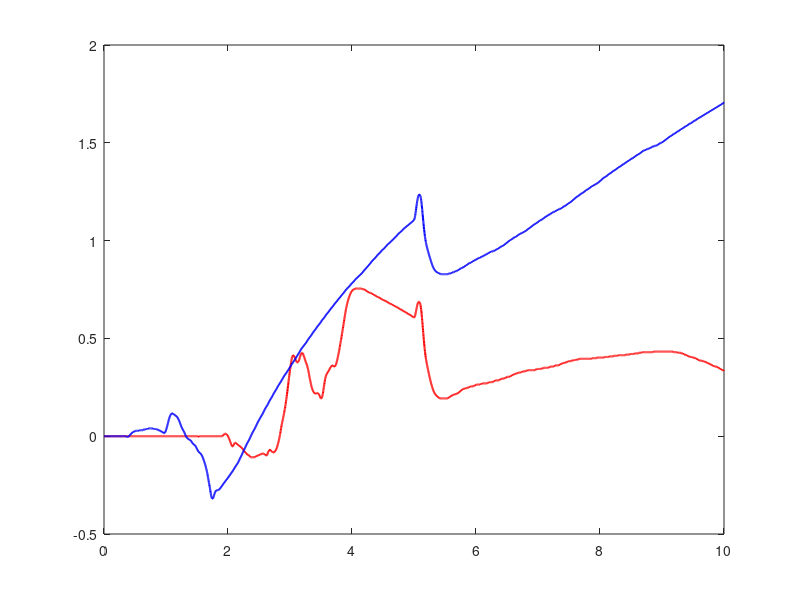

This figure's MATLAB source: (Note: this script raises an error after producing the figure.)
%% load file
% caso1 = load('Oboe_projects-Andrea-s_Branch/caso1.mat');
% caso2 = load('Oboe_projects-Andrea-s_Branch/caso2.mat');
% caso3 = load('Oboe_projects-Andrea-s_Branch/caso3.mat');
% caso4 = load('Oboe_projects-Andrea-s_Branch/caso4.mat');
% caso5 = load('Oboe_projects-Andrea-s_Branch/caso5.mat');
% caso6 = load('Oboe_projects-Andrea-s_Branch/caso6.mat');
% caso7 = load('Oboe_projects-Andrea-s_Branch/caso7.mat');
% caso8 = load('Oboe_projects-Andrea-s_Branch/caso8.mat');
% caso9 = load('Oboe_projects-Andrea-s_Branch/caso9.mat');
% caso10 = load('Oboe_projects-Andrea-s_Branch/caso10.mat');
% caso11 = load('Oboe_projects-Andrea-s_Branch/caso11.mat');
caso12 = load('Oboe_projects-Andrea-s_Branch/caso12.mat');
caso13 = load('Oboe_projects-Andrea-s_Branch/caso13.mat');
% caso14 = load('Oboe_projects-Andrea-s_Branch/caso14.mat');
% caso15 = load('Oboe_projects-Andrea-s_Branch/caso15.mat');
% caso16 = load('Oboe_projects-Andrea-s_Branch/caso16.mat');
% caso17 = load('Oboe_projects-Andrea-s_Branch/caso17.mat');
% caso18 = load('Oboe_projects-Andrea-s_Branch/caso18.mat');

fprintf('COMMENTI detti durante il laboratorio: \n')
disp('caso 12: non tiene la posizione bene --> non va verso 0 + ROBUSTO al disturbo');
disp('caso 13: non tiene per niente la posizione --> peggio di caso 12 ma non vibra + ROBUSTO all impulso ');
%% Plot figure
%% caso 6) posizione theta
figure(1)
set(gcf,'Position',[100 100 600 600])
% fontsize(gcf,scale=1.3)
grid on
hLine1=plot(caso12.simulazione_out.time,caso12.simulazione_out.signals.values(:,1),...
    'LineStyle','-',...
    'LineWidth',1.5,...
    'Color', 'r');
hold on 
hLine=plot(caso13.simulazione_out.time,caso13.simulazione_out.signals.values(:,1),...
    'LineStyle','-',...
    'LineWidth',1.5,...
    'Color', 'b');

hLine.Color(4)=1;
hLine1.Color(4)=1;

hold off
xlabel("$t$ [s]",'Interpreter',"latex",'FontSize',20) 
ylabel("$\theta$ [rad]",'Interpreter',"latex",'FontSize',20) 
legend('${{\theta}_{caso\, 12}}$','${{\theta}_{caso\, 13}}$','interpreter','latex','FontSize',22, 'Location','southwest')
fontsize(gca,scale=1.3)
xlim([0 15])
axis tight


%% caso 6) posizione alpha
figure(2)
set(gcf,'Position',[100 100 600 600])
% fontsize(gcf,scale=1.3)
grid on
hLine1=plot(caso12.simulazione_out.time,caso12.simulazione_out.signals.values(:,2),...
    'LineStyle','-',...
    'LineWidth',1.5,...
    'Color', 'r');
hold on 
hLine=plot(caso13.simulazione_out.time,caso13.simulazione_out.signals.values(:,2),...
    'LineStyle','-',...
    'LineWidth',1.5,...
    'Color', 'b');

hLine.Color(4)=1;
hLine1.Color(4)=1;

hold off
xlabel("$t$ [s]",'Interpreter',"latex",'FontSize',20) 
ylabel("$\alpha$ [rad]",'Interpreter',"latex",'FontSize',20) 
legend('${{\alpha}_{caso\, 12}}$','${{\alpha}_{caso\, 13}}$','interpreter','latex','FontSize',22, 'Location','southwest')
fontsize(gca,scale=1.3)
xlim([0 15])
axis tight

%% caso 6) velocità theta
figure(3)
set(gcf,'Position',[100 100 600 600])
% fontsize(gcf,scale=1.3)
grid on
hLine1=plot(caso12.simulazione_out.time,caso12.simulazione_out.signals.values(:,3),...
    'LineStyle','-',...
    'LineWidth',1.5,...
    'Color', 'r');
hold on 
hLine=plot(caso13.simulazione_out.time,caso13.simulazione_out.signals.values(:,3),...
    'LineStyle','-',...
    'LineWidth',1.5,...
    'Color', 'b');

hLine.Color(4)=1;
hLine1.Color(4)=1;

hold off
xlabel("$t$ [s]",'Interpreter',"latex",'FontSize',20) 
ylabel("$\dot{\theta}$ [rad/s]",'Interpreter',"latex",'FontSize',20) 
legend('${\dot{\theta}_{caso\, 12}}$','${\dot{\theta}_{caso\, 13}}$','interpreter','latex','FontSize',22, 'Location','southwest')
fontsize(gca,scale=1.3)
xlim([0 15])
axis tight

%% caso 6) velocità alpha
figure(4)
set(gcf,'Position',[100 100 600 600])
% fontsize(gcf,scale=1.3)
grid on
hLine1=plot(caso12.simulazione_out.time,caso12.simulazione_out.signals.values(:,4),...
    'LineStyle','-',...
    'LineWidth',1.5,...
    'Color', 'r');
hold on 
hLine=plot(caso13.simulazione_out.time,caso13.simulazione_out.signals.values(:,4),...
    'LineStyle','-',...
    'LineWidth',1.5,...
    'Color', 'b');


hLine.Color(4)=1;
hLine1.Color(4)=1;

hold off
xlabel("$t$ [s]",'Interpreter',"latex",'FontSize',20) 
ylabel("$\dot{\alpha}$ [rad/s]",'Interpreter',"latex",'FontSize',20) 
legend('${\dot{\alpha}_{caso\, 12}}$','${\dot{\alpha}_{caso\, 13}}$','interpreter','latex','FontSize',22, 'Location','southwest')
fontsize(gca,scale=1.3)
xlim([0 15])
axis tight
